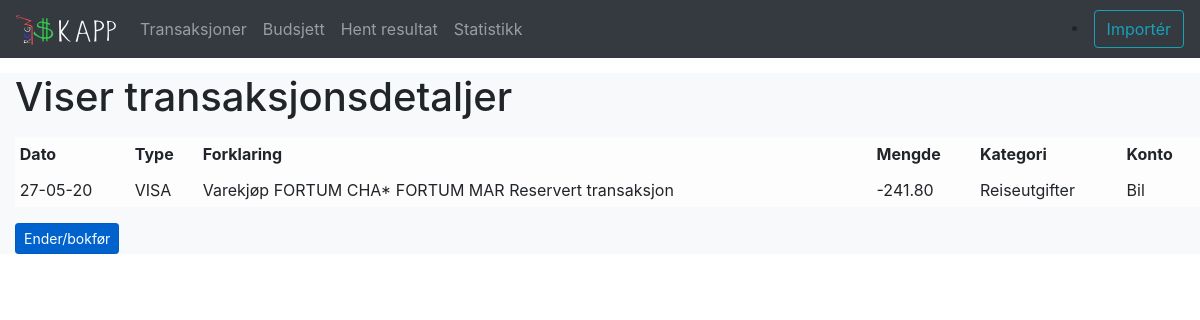
/transactions/3/, run on the app's committed database.
### transactions/models.py (models this page shows, shortened)
class Transaction(models.Model): #Klasse som representerer ein transaksjon
    date = models.DateField()
    transaction_type = models.CharField(max_length=30, null=True)
    description = models.CharField(max_length=200)
    amount = models.DecimalField(max_digits=10,
                                 decimal_places=2,
                                 default=0)
    happy = models.PositiveSmallIntegerField(choices=HAPPY_CHOICES, blank=True, null=True)
    account = models.ForeignKey(Account,
                                blank=True,
                                null=True,
                                on_delete=models.SET_NULL
                                )
    category = models.ForeignKey(Category,
                                 blank=True,
                                 null=True,
                                 on_delete=models.SET_NULL
                                 )
    project = models.ForeignKey(Project,
                                blank=True,
                                null=True,
                                on_delete=models.SET_NULL
                                )

class Category(models.Model):
    name = models.CharField(max_length=20)
    description = models.CharField(max_length=100)
    def __str__(self):
        return self.name

class Account(models.Model):
    name = models.CharField(max_length=30)
    description = models.CharField(max_length=100)
    category = models.ForeignKey(Category,
                                 blank=False,
                                 on_delete=models.CASCADE)
    account_type = models.CharField(
        max_length=8,
        choices=ACCOUNT_CHOICES,
        blank=False,
        null=True,
        default="expence")
    def __str__(self):
        return "{}".format(self.name)

### transactions/views.py (the view)
# urls.py: path("<int:pk>/", TransactionDetailView.as_view(), name="transaction-detail"),
class TransactionDetailView(DetailView):
    model = Transaction

### transactions/templates/transactions/transaction_detail.html
{%extends "../base.html"%}
{% block content %}
<h1> Viser transaksjonsdetaljer </h1>
<p>
<table class="table table-sm table-hover table-light">
<thead>
    <tr>
      <th scope="col"> Dato </th>
      <th scope="col"> Type </th>
      <th scope="col"> Forklaring </th>
      <th scope="col"> Mengde </th>
      <th scope="col"> Kategori </th>
      <th scope="col"> Konto </th>
    </tr>
    </thead>
 <tr>
      <td scope="row">{{ object.date|date:"d-m-y" }}</td>
      <td>{{ object.transaction_type }}</td>
      <td>{{ object.description }}</td>
      <td>{{ object.amount }}</td>
      <td>{{ object.category|default_if_none:"" }}</td>
      <td> {{object.account|default_if_none:""}} </td>
    </tr>
</table>
</p>
<p>
<td><a href="{% url 'transactions:transaction-update' object.pk %}" class="btn btn-primary btn-sm active" role="button" aria-pressed="true">Ender/bokfør</a> </td>
</p>
{% endblock %}

### data on the page
Transaction: date "27-05-20", transaction_type "VISA", description "Varekjøp FORTUM CHA* FORTUM MAR Reservert transaksjon", amount "-241.80", category "Reiseutgifter", account "Bil"
